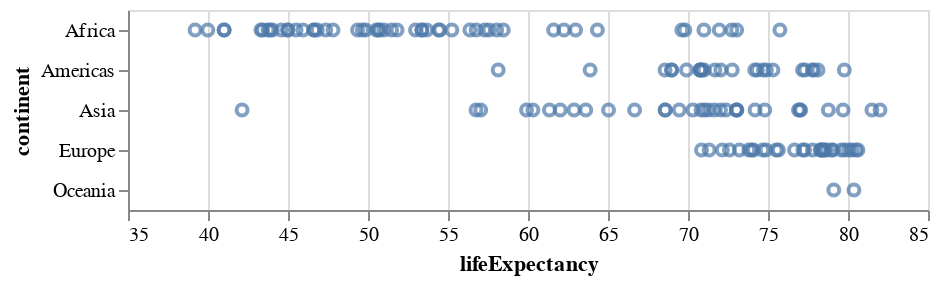

Write notebook code for a chart like this one.
### Markdown cell above
By default, axes for linear quantitative scales include zero to ensure a proper baseline for comparing ratio-valued data. In some cases, however, a zero baseline may be meaningless or you may want to focus on interval comparisons. 

To disable automatic inclusion of zero, configure the scale mapping using the encoding `scale` attribute:

### Code cell
alt.Chart(data2002).mark_point().encode(
    alt.X("lifeExpectancy:Q", scale=alt.Scale(zero=False)),
    alt.Y("continent:O")
)

### Figure 1 — Vega-Lite specification as saved in the notebook (floating-point values rounded to 4 significant figures; data arrays with more than 128 entries replaced by an {"elided": "..."} marker saying what was removed)
{"config": {"view": {"continuousWidth": 400, "continuousHeight": 300}}, "data": {"name": "data-964a61b051c519a7a790da86eeedefcd"}, "mark": "point", "encoding": {"x": {"type": "quantitative", "field": "lifeExpectancy", "scale": {"zero": false}}, "y": {"type": "ordinal", "field": "continent"}}, "$schema": "https://vega.github.io/schema/vega-lite/v4.8.1.json", "datasets": {"data-964a61b051c519a7a790da86eeedefcd": {"elided": "142 records"}}}
